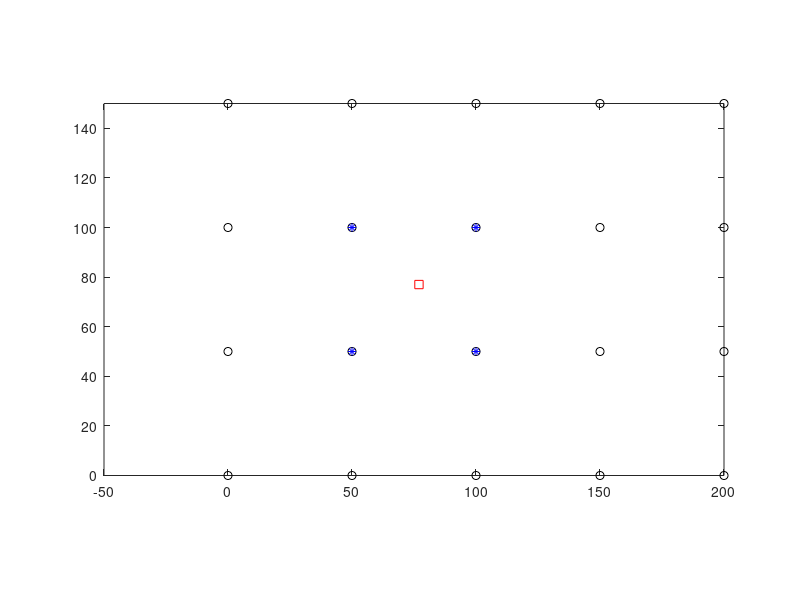

The MATLAB script that drew this image:
close all;clear all;clc;
% Entrada de parâmetros
dR = 200;                                                  % Raio do Hexágono
dShad = 50;                                                % Distância de descorrelação do shadowing
dPasso = 7;                                                % Distância entre pontos de medição
dSigmaShad = 8;                                            % Desvio padrão do sombreamento lognormal
% Cálculos de outras variáveis que dependem dos parâmetros de entrada
dDimXOri = 5*dR;                                              % Dimensão X do grid
dDimYOri = 6*sqrt(3/4)*dR;                                    % Dimensão Y do grid
%
% Matriz de referência com posição de cada ponto do grid (posição relativa ao canto inferior esquerdo)
dDimY = ceil(dDimYOri+mod(dDimYOri,dPasso));                      % Ajuste de dimensão para medir toda a dimensão do grid
dDimX = ceil(dDimXOri+mod(dDimXOri,dPasso));                      % Ajuste de dimensão para medir toda a dimensão do grid
[mtPosx,mtPosy] = meshgrid(0:dPasso:dDimX, 0:dPasso:dDimY);
mtPontosMedicao = mtPosx + j*mtPosy;
%
% Ponto de medição alvo (vamos localiza-lo no novo grid e plotar os quatro pontos que o circundam) - escolhido ao acaso
dshadPoint = mtPontosMedicao(12,12);
%
% Matriz de pontos equidistantes de dShad em dShad
dDimYS = ceil(dDimYOri+mod(dDimYOri,dShad));                      % Ajuste de dimensão para medir toda a dimensão do grid
dDimXS = ceil(dDimXOri+mod(dDimXOri,dShad)); 
[mtPosxShad,mtPosyShad] = meshgrid(0:dShad:dDimXS, 0:dShad:dDimYS);
mtPosShad = mtPosxShad+j*mtPosyShad;
% Amostras de sombremento para os pontos de grade
mtShadowingSamples = dSigmaShad*randn(size(mtPosyShad));
%
% Achar a posição do ponto de medição na matriz de shadowing correlacionado
dXIndexP1 = real(dshadPoint)/dShad;
dYIndexP1 = imag(dshadPoint)/dShad;
%
% Cálculo dos demais pontos depende de:
%   (i) se o ponto de medição é um ponto de shadowing descorrelacionado
%   (i) se o ponto está na borda lateral direita do grid e no canto superior do grid;
%   (ii) se o ponto está na borda lateral direita do grid;
%   (iii) se o ponto está na borda superior do grid;
%   (iv)  se o ponto está no meio do grid.
if (mod(dXIndexP1,1) == 0 && mod(dYIndexP1,1) == 0)
    % O ponto de medição é um ponto de grade
    dXIndexP1 = floor(dXIndexP1)+1;
    dYIndexP1 = floor(dYIndexP1)+1;
    plot(complex(mtPosShad(dYIndexP1,dXIndexP1)),'g*');
    disp('O ponto de medição é um ponto de grade');
    % Amostra de sombreamento
    dShadowingC = mtShadowingSamples(dYIndexP1,dXIndexP1);
else
    % Índice na matriz do primeiro ponto próximo
    dXIndexP1 = floor(dXIndexP1)+1;
    dYIndexP1 = floor(dYIndexP1)+1;
    if (dXIndexP1 == size(mtPosyShad,2)  && dYIndexP1 == size(mtPosyShad,1) )
        % Ponto de medição está na borda da lateral direta do grid
        % e no canto superior
        % P2 - P1
        % |    |
        % P4 - P3
        %
        dXIndexP2 = dXIndexP1-1;
        dYIndexP2 = dYIndexP1;
        dXIndexP4 = dXIndexP1-1;
        dYIndexP4 = dYIndexP1-1;
        dXIndexP3 = dXIndexP1;
        dYIndexP3 = dYIndexP1-1;
        %
    elseif (dXIndexP1 == size(mtPosyShad,2))
        % Ponto de medição está na borda da lateral direta do grid
        % P4 - P3
        % |    |
        % P2 - P1
        %
        dXIndexP2 = dXIndexP1-1;
        dYIndexP2 = dYIndexP1;
        dXIndexP4 = dXIndexP1-1;
        dYIndexP4 = dYIndexP1+1;
        dXIndexP3 = dXIndexP1;
        dYIndexP3 = dYIndexP1+1;
    elseif (dYIndexP1 == size(mtPosyShad,1))
        % Ponto de medição está na borda superior do grid
        % P1 - P2
        % |    |
        % P3 - P4
        %
        dXIndexP2 = dXIndexP1+1;
        dYIndexP2 = dYIndexP1;
        %
        dXIndexP4 = dXIndexP1+1;
        dYIndexP4 = dYIndexP1-1;
        %
        dXIndexP3 = dXIndexP1;
        dYIndexP3 = dYIndexP1-1;
        %
    else
        % P4 - P3
        % |    |
        % P1 - P2
        %
        %
        dXIndexP2 = dXIndexP1+1;
        dYIndexP2 = dYIndexP1;
        %
        dXIndexP4 = dXIndexP1+1;
        dYIndexP4 = dYIndexP1+1;
        %
        dXIndexP3 = dXIndexP1;
        dYIndexP3 = dYIndexP1+1;
    end
    %
    % Plot dos pontos de grade
    plot(complex(mtPosShad),'ko')
    hold on;
    %
    % Plot do ponto de medição (quadrado vermelho)
    plot(complex(dshadPoint),'sr')
    %
    % Plot dos quadtro pontos de grade que circundam o ponto de medição
    mt4Poitns = complex([mtPosShad(dYIndexP1,dXIndexP1)...
        mtPosShad(dYIndexP2,dXIndexP2)...
        mtPosShad(dYIndexP3,dXIndexP3) ...
        mtPosShad(dYIndexP4,dXIndexP4)]);
    plot(mt4Poitns,'b*');
    axis equal;
    %
    % Zoom nos pontos próximos ao ponto investigado
    axis([-2*dShad+real(mtPosShad(dYIndexP3,dXIndexP3))...
        2*dShad+real(mtPosShad(dYIndexP4,dXIndexP4))...
        -2*dShad+imag(mtPosShad(dYIndexP3,dXIndexP3))...
        2*dShad+imag(mtPosShad(dYIndexP1,dXIndexP1))]);
    %
    % Distâncias para regressão linear
    dDistX = (mod(real(dshadPoint),dShad))/dShad;
    dDistY = (mod(imag(dshadPoint),dShad))/dShad;
    disp(['X = ' num2str(dDistX) ' e Y = ' num2str(dDistY)])
    % Ajuste do desvio padrão devido a regressão linear
    dStdNormFactor = sqrt( (1 - 2 * dDistY + 2 * (dDistY^2) )*(1 - 2 * dDistX + 2 * (dDistX^2) ) );
    %
    % Amostras do sombreamento para os quatro pontos de grade
    dSample1 = mtShadowingSamples(dYIndexP1,dXIndexP1);
    dSample2 = mtShadowingSamples(dYIndexP2,dXIndexP2);
    dSample3 = mtShadowingSamples(dYIndexP3,dXIndexP3);
    dSample4 = mtShadowingSamples(dYIndexP4,dXIndexP4);
    dShadowingC = ( (1-dDistY)*[dSample1*(1-dDistX) + dSample2*(dDistX)] +...
        (dDistY)*[dSample3*(1-dDistX) + dSample4*(dDistX)])/dStdNormFactor;
end
disp(['O Sombreamento é ' num2str(dShadowingC) ' dB'])